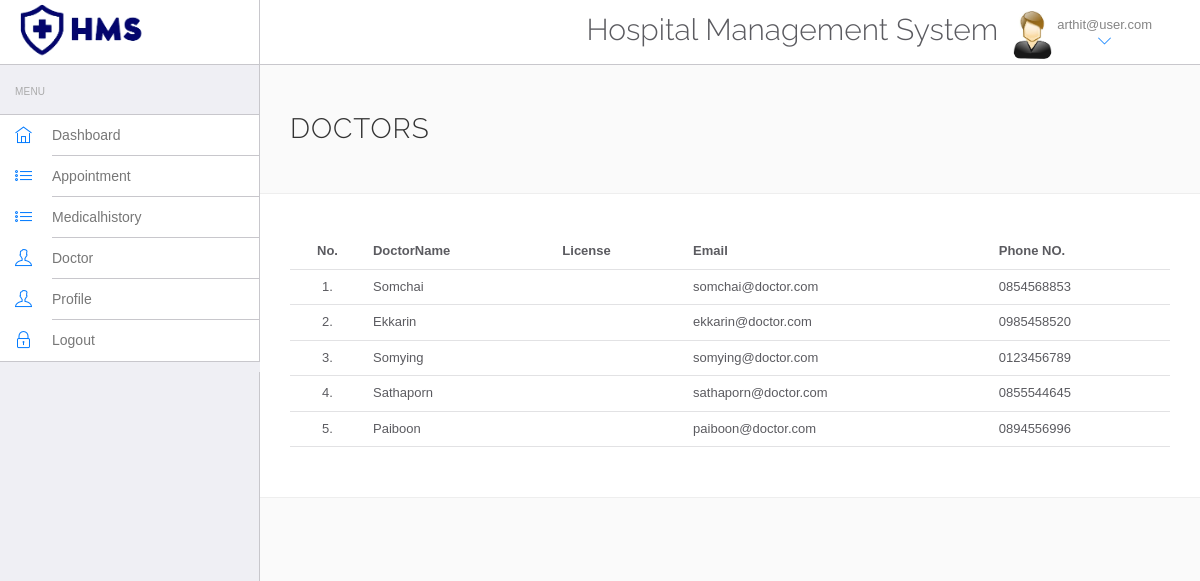
The page /users/doctor.php (signed in) on the database its author committed.
### tables this page shows
CREATE TABLE `doctors` (
  `id` int NOT NULL,
  `firstname` varchar(50) NOT NULL,
  `lastname` varchar(50) NOT NULL,
  `gender` varchar(20) NOT NULL,
  `specialization` varchar(100) NOT NULL,
  `phoneno` varchar(12) NOT NULL,
  `birthdate` date DEFAULT NULL,
  `address` varchar(255) NOT NULL,
  `email` varchar(100) NOT NULL,
  `password` varchar(255) NOT NULL
);

### users/doctor.php (the view, shortened to what this page needs)
<!DOCTYPE html>
<html lang="en">
<head>
    <link rel="stylesheet" href="vendor/bootstrap/css/bootstrap.min.css">
    <link rel="stylesheet" href="vendor/fontawesome/css/font-awesome.min.css">
    <link rel="stylesheet" href="vendor/themify-icons/themify-icons.min.css">
    <link href="vendor/animate.css/animate.min.css" rel="stylesheet" media="screen">
    <link href="vendor/perfect-scrollbar/perfect-scrollbar.min.css" rel="stylesheet" media="screen">
    <link href="vendor/switchery/switchery.min.css" rel="stylesheet" media="screen">
    <link href="vendor/bootstrap-touchspin/jquery.bootstrap-touchspin.min.css" rel="stylesheet" media="screen">
    <link href="vendor/select2/select2.min.css" rel="stylesheet" media="screen">
    <link href="vendor/bootstrap-datepicker/bootstrap-datepicker3.standalone.min.css" rel="stylesheet" media="screen">
    <link href="vendor/bootstrap-timepicker/bootstrap-timepicker.min.css" rel="stylesheet" media="screen">
    <link rel="stylesheet" href="assets/css/styles.css">
    <link rel="stylesheet" href="assets/css/plugins.css">
    <link rel="stylesheet" href="assets/css/themes/theme-1.css" id="skin_color" />
</head>
<body>
    <div id="app">
        <?php include('include/sidebar.php');?>
        <div class="app-content">
            <?php include('include/header.php');?>
            <div class="main-content">
                <div class="wrap-content container" id="container">
                    <section id="page-title">
                        <div class="row">
                            <div class="col-sm-8">
                                <h1 class="mainTitle">Doctors</h1>
                            </div>
                        </div>
                    </section>
                    <div class="container-fluid container-fullw bg-white">
                        <div class="row">
                            <div class="col-md-12">
                                <table class="table table-hover" id="sample-table-1">
                                    <thead>
                                        <tr>
                                            <th class="center">No.</th>
                                            <th class="hidden-xs">DoctorName</th>
                                            <th>License </th>
                                            <th>Email</th>
                                            <th>Phone NO.</th>
                                        </tr>
                                    </thead>
                                    <tbody>
                                        <?php
                                        include('../include/config.php');
											$sql=mysqli_query($conn,"SELECT * FROM doctors");
											$cnt=1;
											while($row=mysqli_fetch_array($sql))
											{
										?>
                                        <tr>
                                            <td class="center"><?php echo $cnt;?>.</td>
                                            <td><?php echo $row['firstname'];?></td>
                                            <td><?php echo $row['license'];?>
                                            <td><?php echo $row['email'];?>
                                            <td><?php echo $row['phoneno'];?>
                                            </td>
                                        </tr>
                                        <?php
                                            $cnt=$cnt+1;
										}?>
                                    </tbody>
                                </table>
                            </div>
                        </div>
                    </div>
                </div>
            </div>
        </div>
    </div>
</body>
</html>

### users/assets/css/themes/theme-1.css (style rules this page uses)
body { background: #FAFAFA; }

### rows shown on the page
doctors: firstname "Somchai", email "somchai@doctor.com", phoneno "0854568853"
doctors: firstname "Ekkarin", email "ekkarin@doctor.com", phoneno "0985458520"
doctors: firstname "Somying", email "somying@doctor.com", phoneno "0123456789"
doctors: firstname "Sathaporn", email "sathaporn@doctor.com", phoneno "0855544645"
doctors: firstname "Paiboon", email "paiboon@doctor.com", phoneno "0894556996"

### other values the page prints
$_SESSION['email'] "arthit@user.com"
